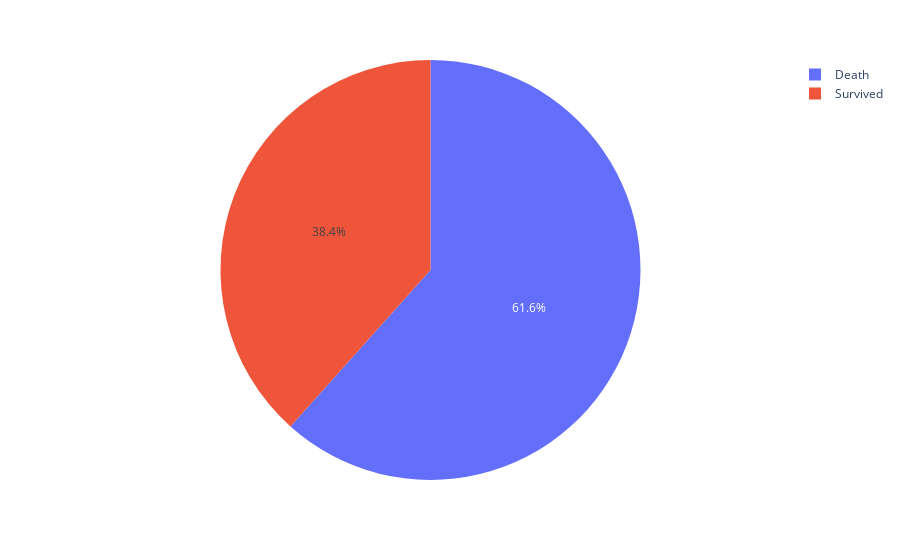

Notebook cell for this chart:
### Markdown cell above
### Explaining unique values for each categorical variable in a dataset

The code above is used to find the unique values/names that is used in the dataset for categorical variables

**Survived**
- Value '0' means causality/death
- Value '1' means survived/alive

**Sex**
- Value 'male' means the passenger was a male 
- Value 'female' means the passenger was a female 

**Pclass (Passenger class)**
- Value '1' means 1st class ticket 
- Value '2' means 2nd class ticket 
- Value '3' means 3rd class ticket 

**Embarked**
- Value 'S' means Southampton
- Value 'Q' means Queenstown
- Value 'C' means Cherbourg

### Code cell
#Checking the options that is in the 'Survived' column
print(f"Options in the 'Survived' columns {df_titanic['Survived'].unique()}")

#counts the amount of passengers that didn't survived by setting the value 'Survived' == 0
non_survived_count = df_titanic[df_titanic['Survived'] == 0]['Survived'].count()

#counts the amount of passengers that did survived by setting the value 'Survived' == 1
survived_count = df_titanic[df_titanic['Survived'] == 1]['Survived'].count()

#counts the total amount of passenger in the dataframe
total_passengers = df_titanic['PassengerId'].count()

#count the amount of male passenger in the dataframe
total_male = df_titanic[df_titanic['Sex'] == 'male']['Sex'].count()

#count the amount of female passenger in the dataframe
total_female = df_titanic[df_titanic['Sex'] == 'female']['Sex'].count()


#calculating the rate of survival(0.38) and the rate of non survival rate(0.61) 
survival_rate = survived_count / total_passengers
non_survival_rate = non_survived_count / total_passengers

survival_data = {
    'Survived':survived_count,
    'Death':non_survived_count
}

#Figure for pie chart based on the survival percentage of the event
fig_survived = px.pie(df_titanic, values=survival_data.values(), names=survival_data.keys())
#Shows the fig_survived
fig_survived.show()


#Printing out the percentage of both non survival/survival
print(f"The survival percentage: {survival_rate*100:.2f}%\nThe non survival percentage: {non_survival_rate*100:.2f}%")
print(f"The number of people survived is {survival_rate * total_passengers} and {non_survival_rate * total_passengers} passed away")

### Figure 1 — Plotly figure (JSON) as saved in the notebook; plotly's stock layout.template omitted (floating-point values rounded to 4 significant figures)
{"data": [{"domain": {"x": [0, 1], "y": [0, 1]}, "hovertemplate": "label=%{label}<br>value=%{value}<extra></extra>", "labels": ["Survived", "Death"], "legendgroup": "", "name": "", "showlegend": true, "type": "pie", "values": [342, 549]}], "layout": {"legend": {"tracegroupgap": 0}, "margin": {"t": 60}}}
